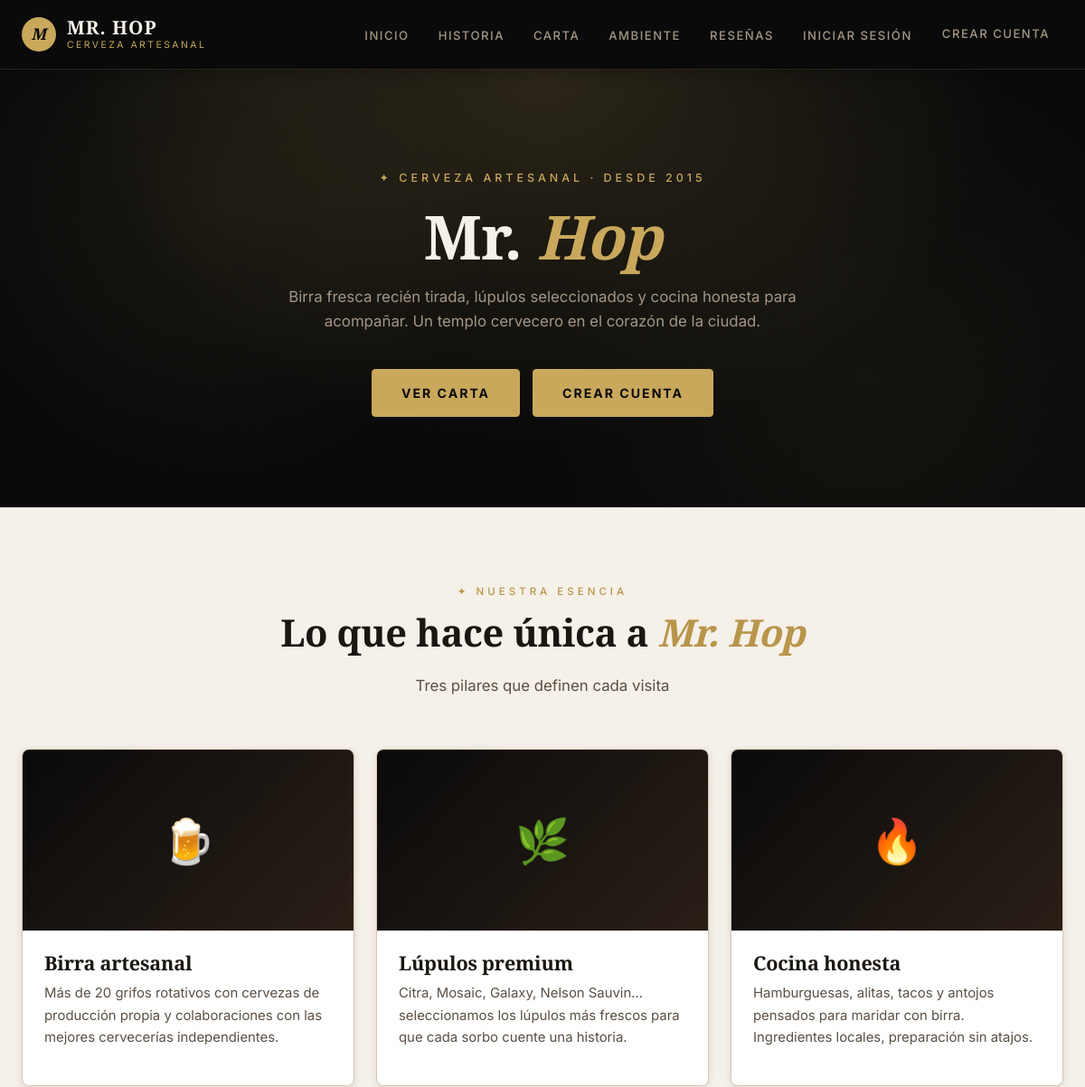
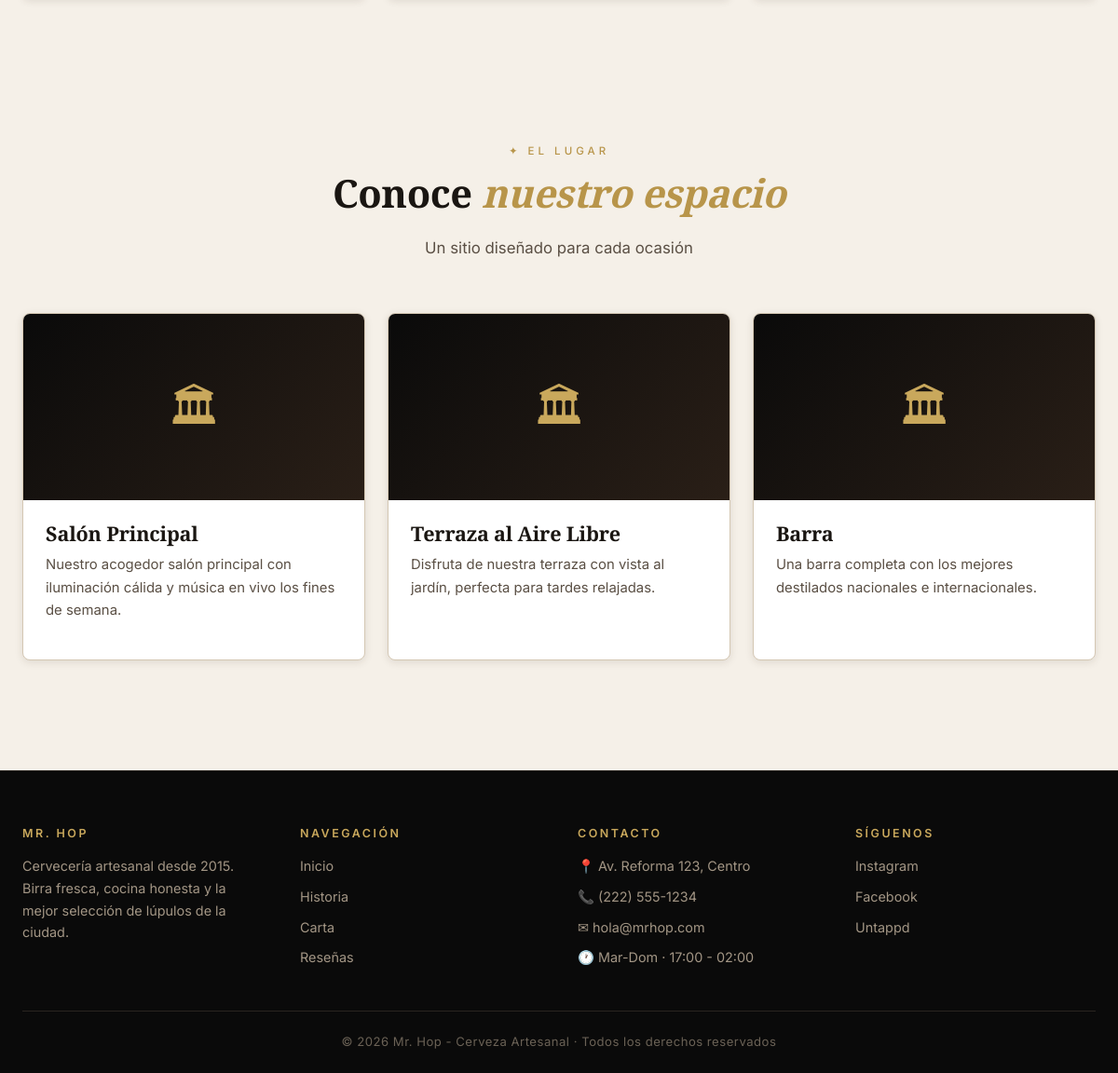
The page / on the database its author committed (2 pictures, top to bottom).
### tables this page shows
CREATE TABLE `ambiente` (
  `id` int NOT NULL AUTO_INCREMENT,
  `titulo` varchar(150) NOT NULL,
  `descripcion` text,
  `imagen` varchar(255) DEFAULT 'default.jpg',
  `orden` int DEFAULT '0',
  `activo` tinyint(1) DEFAULT '1',
  PRIMARY KEY (`id`)
);

### controllers/HomeController.php (called while the page is built, shortened)
<?php
require_once ROOT_PATH . '/models/Ambiente.php';
require_once ROOT_PATH . '/models/Resena.php';
class HomeController extends Controller {
    public function index() {
        $resenaModel = new Resena();
        $ambienteModel = new Ambiente();
        $datos = [
            'titulo' => 'Inicio',
            'resenas_destacadas' => array_slice($resenaModel->listarAprobadas(), 0, 3),
            'promedio' => $resenaModel->promedioCalificacion(),
            'ambientes' => array_slice($ambienteModel->listarActivos(), 0, 3),
        ];
        $this->view('home/index', $datos);
    }
}

### helpers/Helper.php (called while the page is built, shortened)
<?php
class Helper {
    public static function e($str) {
        return htmlspecialchars($str ?? '', ENT_QUOTES, 'UTF-8');
    }
    public static function url($controller, $action = 'index', $params = []) {
        $url = BASE_URL . 'index.php?controller=' . $controller . '&action=' . $action;
        return $url;
    }
}

### helpers/Auth.php (called while the page is built, shortened)
<?php
class Auth {
    public static function isLoggedIn() {
        return isset($_SESSION['user_id']);
    }
}

### config/database.php (called while the page is built, shortened)
<?php
class Database {
    private static $instance = null;
    private $connection;
    private $host = 'localhost';
    private $db_name = 'bar_restaurante';
    private $username = 'root';
    private $password = '';
    private $charset = 'utf8mb4';
    private function __construct() {
        $dsn = "mysql:host={$this->host};dbname={$this->db_name};charset={$this->charset}";
        $options = [
            PDO::ATTR_ERRMODE => PDO::ERRMODE_EXCEPTION,
            PDO::ATTR_DEFAULT_FETCH_MODE => PDO::FETCH_ASSOC,
            PDO::ATTR_EMULATE_PREPARES => false,
        ];
        try {
            $this->connection = new PDO($dsn, $this->username, $this->password, $options);
        } catch (PDOException $e) {
            die('Error de conexión a la base de datos: ' . $e->getMessage());
        }
    }
    public static function getInstance() {
        if (self::$instance === null) {
            self::$instance = new self();
        }
        return self::$instance;
    }
    public function getConnection() {
        return $this->connection;
    }
}

### models/Model.php (called while the page is built, shortened)
<?php
class Model {
    public function __construct() {
        $this->db = Database::getInstance()->getConnection();
    }
}

### models/Resena.php (called while the page is built, shortened)
<?php
require_once __DIR__ . '/Model.php';
class Resena extends Model {
    public function listarAprobadas() {
        $sql = "SELECT r.*, u.nombre AS usuario_nombre, u.apellidos AS usuario_apellidos
                FROM resenas r
                INNER JOIN usuarios u ON r.usuario_id = u.id
                WHERE r.aprobada = 1
                ORDER BY r.fecha DESC";
        return $this->db->query($sql)->fetchAll();
    }
    public function promedioCalificacion() {
        return $this->db->query("SELECT ROUND(AVG(calificacion),1) FROM resenas WHERE aprobada = 1")->fetchColumn() ?: 0;
    }
}

### models/Ambiente.php (called while the page is built, shortened)
<?php
require_once __DIR__ . '/Model.php';
class Ambiente extends Model {
    public function listarActivos() {
        $sql = "SELECT * FROM ambiente WHERE activo = 1 ORDER BY orden ASC";
        return $this->db->query($sql)->fetchAll();
    }
}

### views/home/index.php (the view, shortened to what this page needs)
<section class="hero" style="margin: -48px -24px 0;">
    <div class="container">
        <p class="eyebrow">✦ Cerveza Artesanal · Desde 2015</p>
        <h1>Mr. <em>Hop</em></h1>
        <p class="tagline">
            Birra fresca recién tirada, lúpulos seleccionados y cocina honesta para acompañar.
            Un templo cervecero en el corazón de la ciudad.
        </p>
        <div class="cta-buttons">
            <a href="<?= Helper::url('carta', 'index') ?>" class="btn btn-lg">Ver carta</a>
            <?php if (!Auth::isLoggedIn()): ?>
                <a href="<?= Helper::url('auth', 'registro') ?>" class="btn btn-lg btn-ghost">Crear cuenta</a>
            <?php else: ?>
                <a href="<?= Helper::url('pedido', 'nuevo') ?>" class="btn btn-lg btn-ghost">Hacer pedido</a>
            <?php endif; ?>
        </div>
    </div>
</section>
<section class="section">
    <div class="section-title">
        <p class="eyebrow">✦ Nuestra esencia</p>
        <h2>Lo que hace única a <em>Mr. Hop</em></h2>
        <p>Tres pilares que definen cada visita</p>
    </div>
    <div class="grid grid-3">
        <div class="card">
            <div class="card-image">🍺</div>
            <div class="card-body">
                <h3 class="card-title">Birra artesanal</h3>
                <p class="card-text">Más de 20 grifos rotativos con cervezas de producción propia y colaboraciones con las mejores cervecerías independientes.</p>
            </div>
        </div>
        <div class="card">
            <div class="card-image">🌿</div>
            <div class="card-body">
                <h3 class="card-title">Lúpulos premium</h3>
                <p class="card-text">Citra, Mosaic, Galaxy, Nelson Sauvin... seleccionamos los lúpulos más frescos para que cada sorbo cuente una historia.</p>
            </div>
        </div>
        <div class="card">
            <div class="card-image">🔥</div>
            <div class="card-body">
                <h3 class="card-title">Cocina honesta</h3>
                <p class="card-text">Hamburguesas, alitas, tacos y antojos pensados para maridar con birra. Ingredientes locales, preparación sin atajos.</p>
            </div>
        </div>
    </div>
</section>
<?php if (!empty($ambientes)): ?>
<section class="section">
    <div class="section-title">
        <p class="eyebrow">✦ El lugar</p>
        <h2>Conoce <em>nuestro espacio</em></h2>
        <p>Un sitio diseñado para cada ocasión</p>
    </div>
    <div class="grid grid-3">
        <?php foreach ($ambientes as $a): ?>
            <div class="card">
                <div class="card-image">🏛</div>
                <div class="card-body">
                    <h3 class="card-title"><?= Helper::e($a['titulo']) ?></h3>
                    <p class="card-text"><?= Helper::e($a['descripcion']) ?></p>
                </div>
            </div>
        <?php endforeach; ?>
    </div>
</section>
<?php endif; ?>

### rows shown on the page
ambiente: titulo "Salón Principal", descripcion "Nuestro acogedor salón principal con iluminación cálida y música en vivo los fines de semana."
ambiente: titulo "Terraza al Aire Libre", descripcion "Disfruta de nuestra terraza con vista al jardín, perfecta para tardes relajadas."
ambiente: titulo "Barra", descripcion "Una barra completa con los mejores destilados nacionales e internacionales."

### other values the page prints
APP_NAME "Mr. Hop - Cerveza Artesanal"
